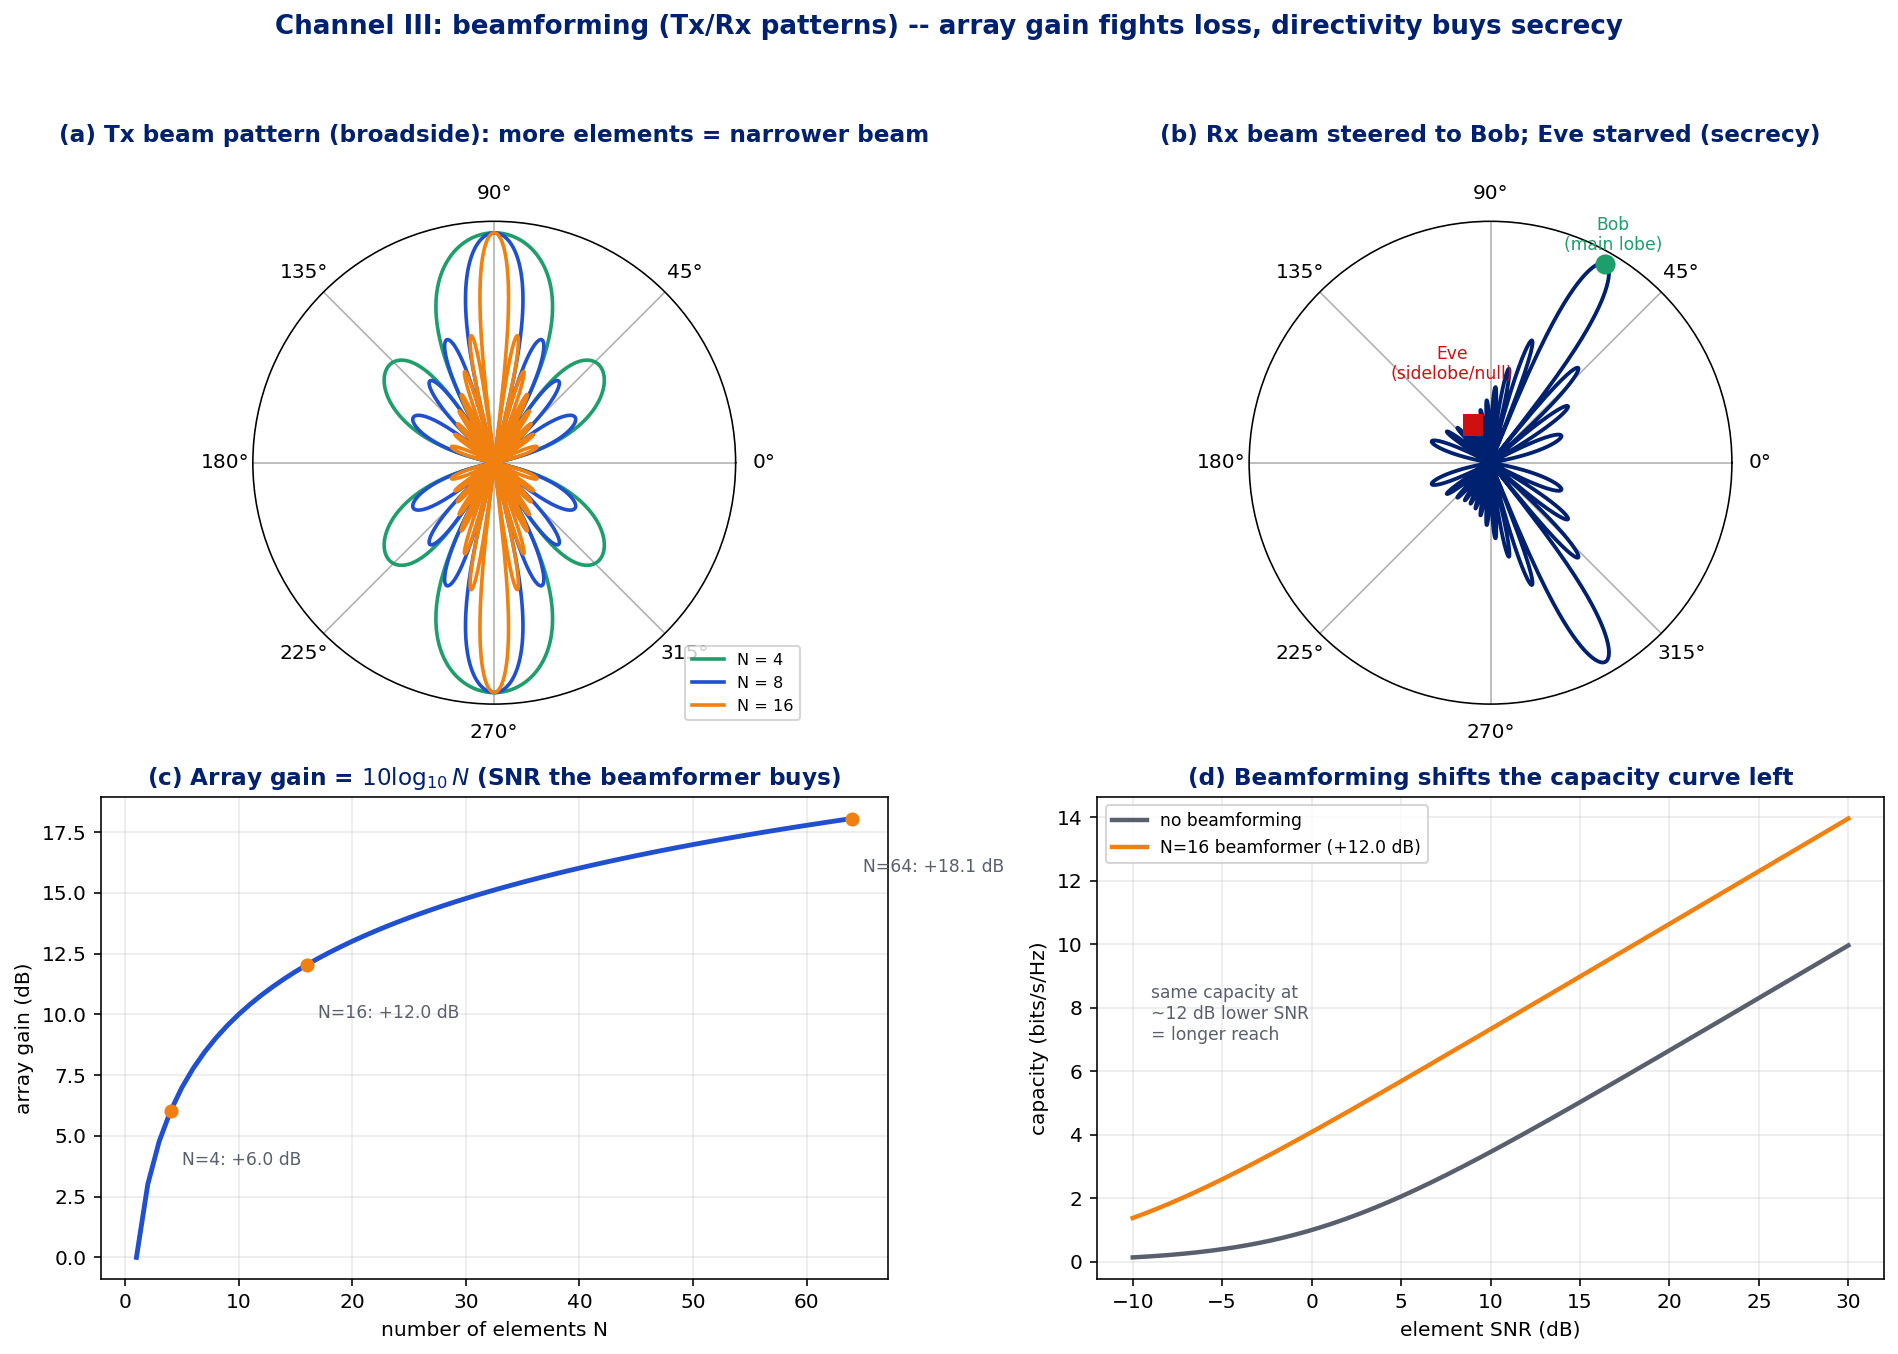

This figure's Python source:
# -*- coding: utf-8 -*-
"""Seminar: Channel -- beamforming (Martin's Tx/Rx beam patterns) and how it fits.
Beamforming gives ARRAY GAIN (fights path loss -> more SNR -> more capacity) and
DIRECTIVITY (steer to Bob, starve Eve -> more secrecy).
(a) Tx beam pattern (ULA) for N = 4, 8, 16 -- more elements, narrower beam.
(b) Rx beam steered to Bob; Eve sits in a sidelobe (physical-layer security).
(c) Array gain 10log10(N) and the SNR it buys.
(d) Shannon capacity with vs without an N=16 beamformer."""
import os, numpy as np
import matplotlib; matplotlib.use("Agg")
import matplotlib.pyplot as plt

HERE=os.path.dirname(os.path.abspath(__file__))
NAVY="#002070"; BLUE="#2050D0"; ORANGE="#F08010"; GREY="#5a5f6e"; RED="#D01010"; GREEN="#1e9e6a"
plt.rcParams.update({"font.size":10,"axes.titlesize":11.5,"axes.titlecolor":NAVY,"axes.titleweight":"bold"})

def af_dB(theta, N, theta0, d=0.5):
    """Normalised ULA array-factor magnitude in dB. theta,theta0 in rad; d in wavelengths."""
    psi = 2*np.pi*d*(np.cos(theta)-np.cos(theta0))
    with np.errstate(invalid="ignore",divide="ignore"):
        af = np.sin(N*psi/2)/(N*np.sin(psi/2))
    af = np.where(np.abs(np.sin(psi/2))<1e-9, 1.0, af)
    return 20*np.log10(np.abs(af)+1e-6)

fig=plt.figure(figsize=(13.2,9.4))
a=fig.add_subplot(2,2,1,projection="polar")
bb=fig.add_subplot(2,2,2,projection="polar")
c=fig.add_subplot(2,2,3)
d=fig.add_subplot(2,2,4)
th=np.linspace(0,2*np.pi,1000); FLOOR=-30

# ---------------- (a) Tx pattern for several N ----------------
for N,col in [(4,GREEN),(8,BLUE),(16,ORANGE)]:
    g=np.clip(af_dB(th,N,np.pi/2),FLOOR,0)-FLOOR
    a.plot(th,g,color=col,lw=1.8,label=f"N = {N}")
a.set_title("(a) Tx beam pattern (broadside): more elements = narrower beam",va="bottom",pad=18)
a.set_rticks([]); a.set_thetagrids(range(0,360,45)); a.legend(loc="lower right",fontsize=8,bbox_to_anchor=(1.15,-0.05))

# ---------------- (b) Rx steered to Bob, Eve in sidelobe ----------------
N=16; thB=np.deg2rad(60); thE=np.deg2rad(115)
g=np.clip(af_dB(th,N,thB),FLOOR,0)-FLOOR
bb.plot(th,g,color=NAVY,lw=1.9)
gB=(np.clip(af_dB(np.array([thB]),N,thB),FLOOR,0)-FLOOR).item()
gE=(np.clip(af_dB(np.array([thE]),N,thB),FLOOR,0)-FLOOR).item(); gE=max(gE,0.2)
bb.plot([thB],[gB],"o",color=GREEN,ms=9); bb.plot([thE],[gE],"s",color=RED,ms=9)
bb.annotate("Bob\n(main lobe)",xy=(thB,gB),xytext=(thB,gB+2),color=GREEN,fontsize=8.5,ha="center")
bb.annotate("Eve\n(sidelobe/null)",xy=(thE,gE),xytext=(thE,12),color=RED,fontsize=8.5,ha="center")
bb.set_title("(b) Rx beam steered to Bob; Eve starved (secrecy)",va="bottom",pad=18)
bb.set_rticks([]); bb.set_thetagrids(range(0,360,45))

# ---------------- (c) array gain vs N ----------------
Nn=np.arange(1,65)
c.plot(Nn,10*np.log10(Nn),color=BLUE,lw=2.4)
for Nx in [4,16,64]:
    c.plot([Nx],[10*np.log10(Nx)],"o",color=ORANGE)
    c.annotate(f"N={Nx}: +{10*np.log10(Nx):.1f} dB",xy=(Nx,10*np.log10(Nx)),
               xytext=(Nx+1,10*np.log10(Nx)-2.2),fontsize=8.5,color=GREY)
c.set_title(r"(c) Array gain = $10\log_{10}N$ (SNR the beamformer buys)")
c.set_xlabel("number of elements N"); c.set_ylabel("array gain (dB)"); c.grid(alpha=0.25)

# ---------------- (d) capacity with/without beamforming ----------------
snr_dB=np.linspace(-10,30,300); snr=10**(snr_dB/10)
Ngain=16; gain=Ngain  # linear array gain
c0=np.log2(1+snr); c1=np.log2(1+gain*snr)
d.plot(snr_dB,c0,color=GREY,lw=2.2,label="no beamforming")
d.plot(snr_dB,c1,color=ORANGE,lw=2.2,label=f"N={Ngain} beamformer (+{10*np.log10(Ngain):.1f} dB)")
d.set_title("(d) Beamforming shifts the capacity curve left")
d.set_xlabel("element SNR (dB)"); d.set_ylabel("capacity (bits/s/Hz)"); d.legend(fontsize=8.5); d.grid(alpha=0.25)
d.text(-9,7,"same capacity at\n~12 dB lower SNR\n= longer reach",fontsize=8.5,color=GREY)

fig.suptitle("Channel III: beamforming (Tx/Rx patterns) -- array gain fights loss, directivity buys secrecy",
             fontsize=13,color=NAVY,weight="bold",y=0.99)
fig.tight_layout(rect=(0,0,1,0.96))
fig.savefig(os.path.join(HERE,"ch3_beam_patterns.png"),dpi=145,bbox_inches="tight")
print("saved ch3_beam_patterns.png")
